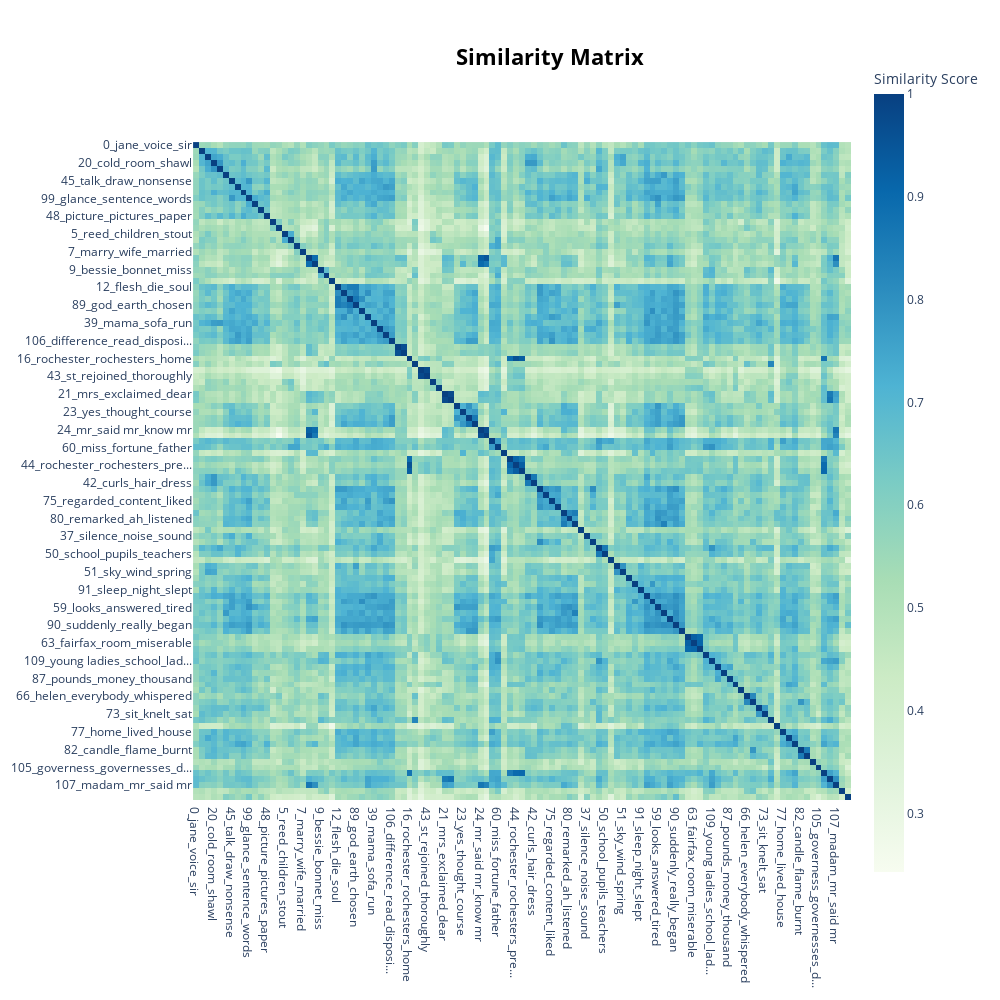

The notebook cell this image was saved under:
### Markdown cell above
## Visualize Topic Similarity

### Code cell
topic_model.visualize_heatmap(n_clusters=50, 
                              width=1000, 
                              height=1000)

### Figure 1 — Plotly figure (JSON) as saved in the notebook; plotly's stock layout.template omitted (floating-point values rounded to 4 significant figures; data arrays with more than 128 entries replaced by an {"elided": "..."} marker saying what was removed)
{"data": [{"coloraxis": "coloraxis", "hovertemplate": "x: %{x}<br>y: %{y}<br>Similarity Score: %{z}<extra></extra>", "name": "0", "type": "heatmap", "x": ["0_jane_voice_sir", "1_bread_eat_tea", "14_flowers_green_white", "20_cold_room_shawl", "27_chairs_curtains_walls", "2_door_key_opened", "45_talk_draw_nonsense", "93_german_england_teach", "96_pocket_handkerchief_sheet", "99_glance_sentence_words", "3_eye_face_eyes", "40_smiled_hand_hands", "48_picture_pictures_paper", "4_adele_fairfax_pilot", "47_hannah_lit_moor", "5_reed_children_stout", "98_morton_wondered_school", "6_brother_uncle_sisters", "7_marry_wife_married", "8_mr_meantime_old", "25_mr_knew mr_actually", "9_bessie_bonnet_miss", "10_ingram_miss_blanche", "11_eyre_miss eyre_jane", "12_flesh_die_soul", "32_nature_cross_christian", "78_god_die_believe", "89_god_earth_chosen", "101_forget_care_try", "13_person_character_nature", "39_mama_sofa_run", "76_cried_french_nurse", "94_varens_brilliant_english", "106_difference_read_disposi...", "15_john_johns_does", "53_john_profound_quit", "16_rochester_rochesters_home", "17_diana_mary_marys", "18_st_course_meantime", "43_st_rejoined_thoroughly", "19_thornfield_hall_place", "31_mason_west_shoulder", "21_mrs_exclaimed_dear", "29_mrs_suspended_asked", "22_asked_demanded_matter", "23_yes_thought_course", "103_doubt_case_matter", "110_doubt_choice_case", "24_mr_said mr_know mr", "72_mr_said mr_said", "26_new_family_miss temple", "60_miss_fortune_father", "28_yes sir_sir_yes", "30_rochester_rochesters_feet", "44_rochester_rochesters_pre...", "57_rochester_orders_kept", "33_silk_dress_gold", "42_curls_hair_dress", "34_fear_felt_hope", "71_love_loved_passion", "75_regarded_content_liked", "108_happiness_happy_chance", "35_said_ill_says", "80_remarked_ah_listened", "95_come_coming_im", "36_rivers_john_family", "37_silence_noise_sound", "52_tears_tear_pain", "38_schoolroom_teachers_miss", "50_school_pupils_teachers", "41_miss temple_temple_miss", "46_moon_sky_cloud", "51_sky_wind_spring", "49_struck_oclock_years", "64_tonight_shall_march", "91_sleep_night_slept", "54_party_curtain_mr", "56_repeat_sir_change", "59_looks_answered_tired", "70_set_ive_news", "81_pity_position_dear", "90_suddenly_really_began", "104_power_influence_doubt", "55_fairfax_elderly_knitting", "63_fairfax_room_miserable", "67_fairfax_johns_parlour", "58_grace_laugh_woman", "109_young ladies_school_lad...", "61_poor_aid_kind", "79_solitude_friends_sympathy", "87_pounds_money_thousand", "62_miles_millcote_town", "65_chapter_days_mr", "66_helen_everybody_whispered", "83_burns_helen_region", "68_chair_head_dropped", "73_sit_knelt_sat", "69_mary_kitchen_marys", "74___", "77_home_lived_house", "85_road_led_meet", "102_london_knew mr_street", "82_candle_flame_burnt", "86_candle_remained_run", "84_clergyman_duty_remembered", "105_governess_governesses_d...", "88_rochester_mrs_young", "92_mrs_sentiment_cause", "107_madam_mr_said mr", "97_miss scatcherd_scatcherd...", "100_paused_pause_stop"], "xaxis": "x", "y": ["0_jane_voice_sir", "1_bread_eat_tea", "14_flowers_green_white", "20_cold_room_shawl", "27_chairs_curtains_walls", "2_door_key_opened", "45_talk_draw_nonsense", "93_german_england_teach", "96_pocket_handkerchief_sheet", "99_glance_sentence_words", "3_eye_face_eyes", "40_smiled_hand_hands", "48_picture_pictures_paper", "4_adele_fairfax_pilot", "47_hannah_lit_moor", "5_reed_children_stout", "98_morton_wondered_school", "6_brother_uncle_sisters", "7_marry_wife_married", "8_mr_meantime_old", "25_mr_knew mr_actually", "9_bessie_bonnet_miss", "10_ingram_miss_blanche", "11_eyre_miss eyre_jane", "12_flesh_die_soul", "32_nature_cross_christian", "78_god_die_believe", "89_god_earth_chosen", "101_forget_care_try", "13_person_character_nature", "39_mama_sofa_run", "76_cried_french_nurse", "94_varens_brilliant_english", "106_difference_read_disposi...", "15_john_johns_does", "53_john_profound_quit", "16_rochester_rochesters_home", "17_diana_mary_marys", "18_st_course_meantime", "43_st_rejoined_thoroughly", "19_thornfield_hall_place", "31_mason_west_shoulder", "21_mrs_exclaimed_dear", "29_mrs_suspended_asked", "22_asked_demanded_matter", "23_yes_thought_course", "103_doubt_case_matter", "110_doubt_choice_case", "24_mr_said mr_know mr", "72_mr_said mr_said", "26_new_family_miss temple", "60_miss_fortune_father", "28_yes sir_sir_yes", "30_rochester_rochesters_feet", "44_rochester_rochesters_pre...", "57_rochester_orders_kept", "33_silk_dress_gold", "42_curls_hair_dress", "34_fear_felt_hope", "71_love_loved_passion", "75_regarded_content_liked", "108_happiness_happy_chance", "35_said_ill_says", "80_remarked_ah_listened", "95_come_coming_im", "36_rivers_john_family", "37_silence_noise_sound", "52_tears_tear_pain", "38_schoolroom_teachers_miss", "50_school_pupils_teachers", "41_miss temple_temple_miss", "46_moon_sky_cloud", "51_sky_wind_spring", "49_struck_oclock_years", "64_tonight_shall_march", "91_sleep_night_slept", "54_party_curtain_mr", "56_repeat_sir_change", "59_looks_answered_tired", "70_set_ive_news", "81_pity_position_dear", "90_suddenly_really_began", "104_power_influence_doubt", "55_fairfax_elderly_knitting", "63_fairfax_room_miserable", "67_fairfax_johns_parlour", "58_grace_laugh_woman", "109_young ladies_school_lad...", "61_poor_aid_kind", "79_solitude_friends_sympathy", "87_pounds_money_thousand", "62_miles_millcote_town", "65_chapter_days_mr", "66_helen_everybody_whispered", "83_burns_helen_region", "68_chair_head_dropped", "73_sit_knelt_sat", "69_mary_kitchen_marys", "74___", "77_home_lived_house", "85_road_led_meet", "102_london_knew mr_street", "82_candle_flame_burnt", "86_candle_remained_run", "84_clergyman_duty_remembered", "105_governess_governesses_d...", "88_rochester_mrs_young", "92_mrs_sentiment_cause", "107_madam_mr_said mr", "97_miss scatcherd_scatcherd...", "100_paused_pause_stop"], "yaxis": "y", "z": {"elided": "111x111 float values"}}], "layout": {"coloraxis": {"colorbar": {"title": {"text": "Similarity Score"}}, "colorscale": [[0, "rgb(247,252,240)"], [0.125, "rgb(224,243,219)"], [0.25, "rgb(204,235,197)"], [0.375, "rgb(168,221,181)"], [0.5, "rgb(123,204,196)"], [0.625, "rgb(78,179,211)"], [0.75, "rgb(43,140,190)"], [0.875, "rgb(8,104,172)"], [1, "rgb(8,64,129)"]]}, "height": 1000, "hoverlabel": {"bgcolor": "white", "font": {"family": "Rockwell", "size": 16}}, "legend": {"title": {"text": "Trend"}}, "margin": {"t": 60}, "showlegend": true, "title": {"font": {"color": "Black", "size": 22}, "text": "<b>Similarity Matrix</b>", "x": 0.55, "xanchor": "center", "y": 0.95, "yanchor": "top"}, "width": 1000, "xaxis": {"anchor": "y", "constrain": "domain", "domain": [0, 1], "scaleanchor": "y"}, "yaxis": {"anchor": "x", "autorange": "reversed", "constrain": "domain", "domain": [0, 1]}}}
